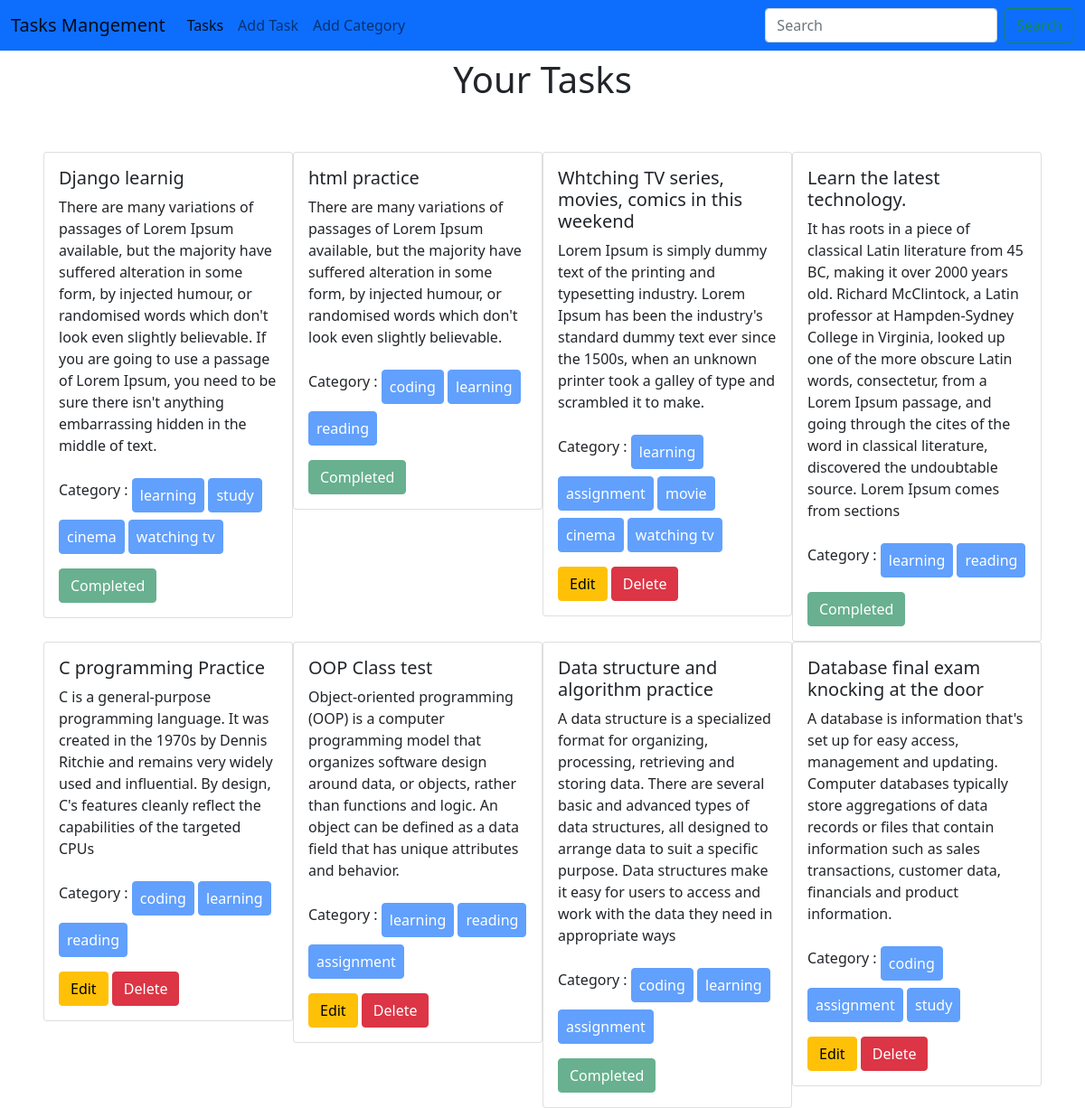
The page / on the database its author committed.
### tasks/models.py (models this page shows, shortened)
class Task(models.Model):
    task_title = models.CharField(max_length=300)
    task_description = models.TextField()
    is_completed = models.BooleanField(default=False)
    task_assign_date = models.DateField()
    category = models.ManyToManyField(Category)

### categories/models.py (models this page shows, shortened)
class Category(models.Model):
    category_name = models.CharField(max_length=100)

### task_management_project/views.py (the view)
# urls.py: path('', views.home, name='home'),
def home(request):
    data = Task.objects.all()
    return render(request, './home.html', {'tasks':data})

### templates/home.html
{% extends "base.html" %} {% block content %}
<h1 class="justify-content-center text-center pt-2">Your Tasks</h1>
<div class="d-flex flex-wrap justify-content-center px-5 pt-5">
  {% for task in tasks %}
  <div class="col-sm-3">
    <div class="card">
      <div class="card-body">
        <h5 class="card-title">{{task.task_title}}</h5>
        <p class="card-text">{{task.task_description}}</p>
        <p>
          Category : {% for cat in task.category.all %}
          <button class="btn btn-primary px-2 mt-2" disabled>
            {{cat.category_name}}
          </button>
          {% endfor %}
        </p>
        {% if task.is_completed %}
        <button class="btn btn-success" disabled>Completed</button>
        {% else %}
        <a href="{% url 'edit_task' task.id %}" class="btn btn-warning">Edit</a>
        <a href="{% url 'delete_task' task.id %}" class="btn btn-danger"
          >Delete</a
        >
        {% endif %}
      </div>
    </div>
  </div>
  {% endfor %}
</div>
{% endblock content %}

### templates/base.html (shortened to what this page needs)
<!DOCTYPE html>
<html lang="en">
  <head>
    <link
      href="https://cdn.jsdelivr.net/npm/bootstrap@5.0.2/dist/css/bootstrap.min.css"
      rel="stylesheet"
    />
  </head>
  <body>
    <nav class="navbar navbar-expand-lg navbar-light bg-primary">
      <div class="container-fluid">
        <a class="navbar-brand" href="{% url 'home' %}">Tasks Mangement</a>
        <div class="collapse navbar-collapse" id="navbarSupportedContent">
          <ul class="navbar-nav me-auto mb-2 mb-lg-0">
            <li class="nav-item">
              <a
                class="nav-link active"
                aria-current="page"
                href="{% url 'home' %}"
                >Tasks</a
              >
            </li>
            <li class="nav-item">
              <a class="nav-link" href="{% url 'add_task' %}">Add Task</a>
            </li>
            <li class="nav-item">
              <a class="nav-link" href="{% url 'add_category' %}"
                >Add Category</a
              >
            </li>
          </ul>
          <form class="d-flex">
            <input
              class="form-control me-2"
              type="search"
              placeholder="Search"
              aria-label="Search"
            />
            <button class="btn btn-outline-success" type="submit">
            </button>
          </form>
        </div>
      </div>
    </nav>
    {% block content %}{% endblock content %}
  </body>
</html>

### rows shown on the page
Task: task_title "Django learnig", task_description "There are many variations of passages of Lorem Ipsum available, but the majority have suffered alteration in some form, by injected humour, or randomised words which don't look even slightly believable. If you are going to use a passage of Lorem Ipsum, you need to be sure there isn't anything embarrassing hidden in the middle of text.", is_completed "Completed"
Category: category_name "learning"
Category: category_name "study"
Category: category_name "cinema"
Category: category_name "watching tv"
Task: task_title "html practice", task_description "There are many variations of passages of Lorem Ipsum available, but the majority have suffered alteration in some form, by injected humour, or randomised words which don't look even slightly believable.", is_completed "Completed"
Category: category_name "coding"
Category: category_name "reading"
Task: task_title "Whtching TV series, movies, comics in this weekend", task_description "Lorem Ipsum is simply dummy text of the printing and typesetting industry. Lorem Ipsum has been the industry's standard dummy text ever since the 1500s, when an unknown printer took a galley of type and scrambled it to make.", is_completed "Edit"
Category: category_name "assignment"
Category: category_name "movie"
Task: task_title "Learn the latest technology.", task_description "It has roots in a piece of classical Latin literature from 45 BC, making it over 2000 years old. Richard McClintock, a Latin professor at Hampden-Sydney College in Virginia, looked up one of the more obscure Latin words, consectetur, from a Lorem Ipsum passage, and going through the cites of the word in classical literature, discovered the undoubtable source. Lorem Ipsum comes from sections", is_completed "Completed"
Task: task_title "C programming Practice", task_description "C is a general-purpose programming language. It was created in the 1970s by Dennis Ritchie and remains very widely used and influential. By design, C's features cleanly reflect the capabilities of the targeted CPUs", is_completed "Edit"
Task: task_title "OOP Class test", task_description "Object-oriented programming (OOP) is a computer programming model that organizes software design around data, or objects, rather than functions and logic. An object can be defined as a data field that has unique attributes and behavior.", is_completed "Edit"
Task: task_title "Data structure and algorithm practice", task_description "A data structure is a specialized format for organizing, processing, retrieving and storing data. There are several basic and advanced types of data structures, all designed to arrange data to suit a specific purpose. Data structures make it easy for users to access and work with the data they need in appropriate ways", is_completed "Completed"
Task: task_title "Database final exam knocking at the door", task_description "A database is information that's set up for easy access, management and updating. Computer databases typically store aggregations of data records or files that contain information such as sales transactions, customer data, financials and product information.", is_completed "Edit"
